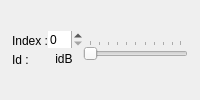
       <widget class="QWidget" name="widget_imageControls_B" native="true">
        <layout class="QVBoxLayout" name="verticalLayout_6">
         <property name="spacing">
          <number>0</number>
         </property>
         <property name="leftMargin">
          <number>0</number>
         </property>
         <property name="topMargin">
          <number>0</number>
         </property>
         <property name="rightMargin">
          <number>0</number>
         </property>
         <property name="bottomMargin">
          <number>0</number>
         </property>
         <item>
          <layout class="QHBoxLayout" name="horizontalLayout_2">
           <property name="leftMargin">
            <number>12</number>
           </property>
           <property name="topMargin">
            <number>12</number>
           </property>
           <property name="rightMargin">
            <number>12</number>
           </property>
           <property name="bottomMargin">
            <number>12</number>
           </property>
           <item>
            <layout class="QVBoxLayout" name="verticalLayout">
             <item>
              <widget class="QLabel" name="label_5">
               <property name="text">
                <string>Index :</string>
               </property>
              </widget>
             </item>
             <item>
              <widget class="QLabel" name="label_4">
               <property name="text">
                <string>Id :</string>
               </property>
              </widget>
             </item>
            </layout>
           </item>
           <item>
            <layout class="QVBoxLayout" name="verticalLayout_2">
             <item>
              <widget class="QSpinBox" name="spinBox_indexB">
               <property name="frame">
                <bool>false</bool>
               </property>
              </widget>
             </item>
             <item>
              <widget class="QToolButton" name="button_nodeIdB">
               <property name="toolTip">
                <string>Click to locate in Graph View</string>
               </property>
               <property name="text">
                <string>idB</string>
               </property>
               <property name="toolButtonStyle">
                <enum>Qt::ToolButtonTextOnly</enum>
               </property>
               <property name="autoRaise">
                <bool>true</bool>
               </property>
              </widget>
             </item>
            </layout>
           </item>
           <item>
            <widget class="QSlider" name="horizontalSlider_B">
             <property name="focusPolicy">
              <enum>Qt::ClickFocus</enum>
             </property>
             <property name="orientation">
              <enum>Qt::Horizontal</enum>
             </property>
             <property name="tickPosition">
              <enum>QSlider::TicksAbove</enum>
             </property>
            </widget>
           </item>
          </layout>
         </item>
        </layout>
       </widget>
